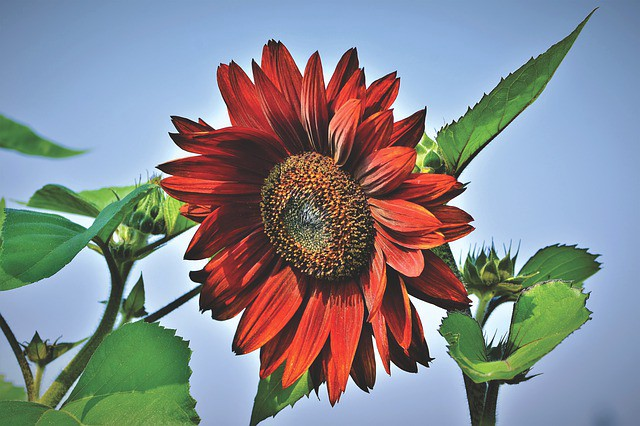
#> input picture flower.jpeg, 640 x 426 px
$ python edge_detection.py
#> lines starting #> are read from the running program, lines starting #| are printed output that depends on the picture; after the words box and inside, x2 and y2 are one past the last pixel; in counts of white or black regions, pixels touching at a corner belong together
import cv2
import matplotlib.pyplot as plt
im = cv2.imread("flower.jpeg")
#> im is the input picture: shape (426, 640, 3); mean B, G, R 141.6, 136.7, 132.9
edges = cv2.Canny(im, 100, 1)
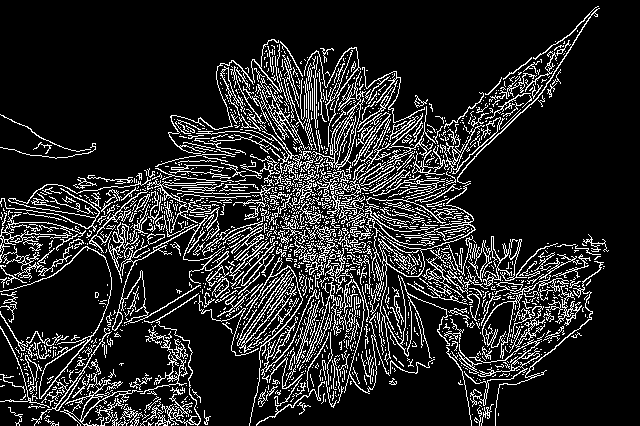
#> edges: shape (426, 640); 14.9% white in thin lines or dots
plt.imshow(edges)
plt.show()

$ run again, with fruit.jpeg copied over flower.jpeg
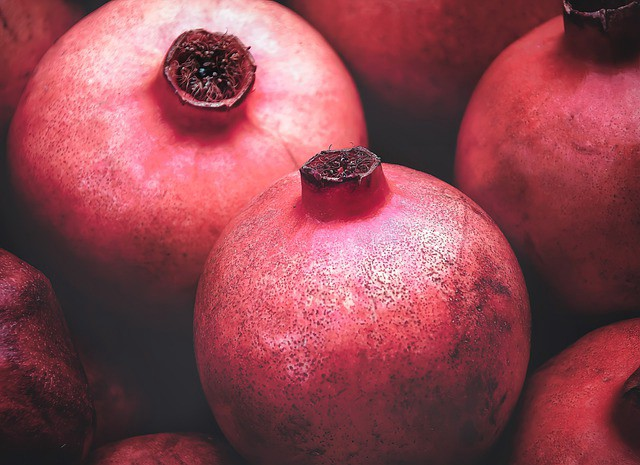
#> input picture fruit.jpeg, 640 x 465 px
#> im is the input picture: shape (465, 640, 3); mean B, G, R 81.3, 71.5, 143.7
#> `edges = cv2.Canny(im, 100, 1)`:
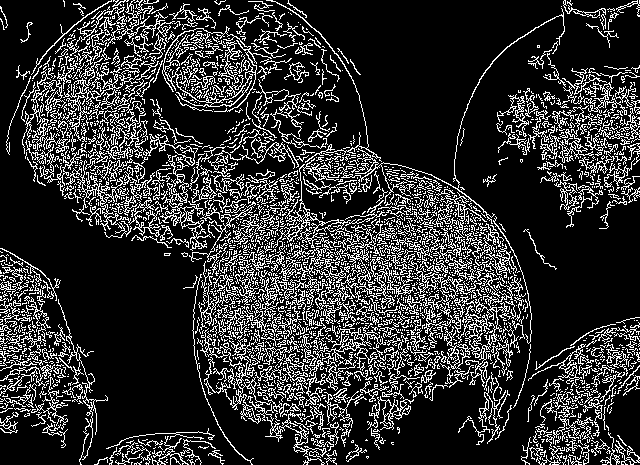
#> edges: shape (465, 640); 19.4% white in thin lines or dots

$ run again, with house.jpeg copied over flower.jpeg
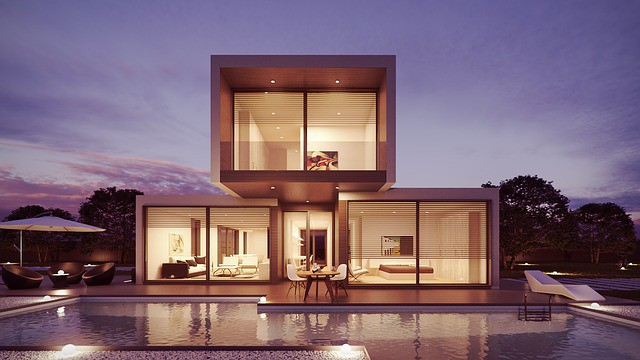
#> input picture house.jpeg, 640 x 360 px
#> im is the input picture: shape (360, 640, 3); mean B, G, R 115, 102.1, 127.1
#> `edges = cv2.Canny(im, 100, 1)`:
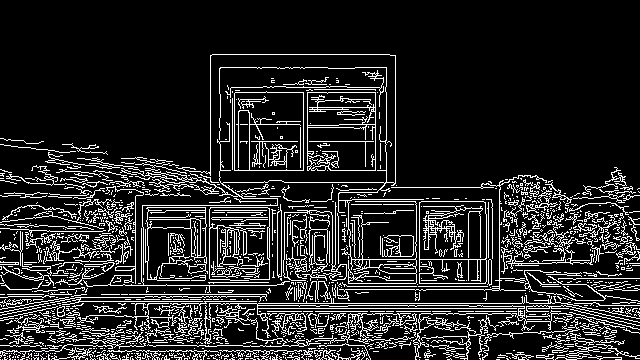
#> edges: shape (360, 640); 14.7% white in thin lines or dots, all inside (x1, y1, x2, y2) = (0, 54, 640, 360)
